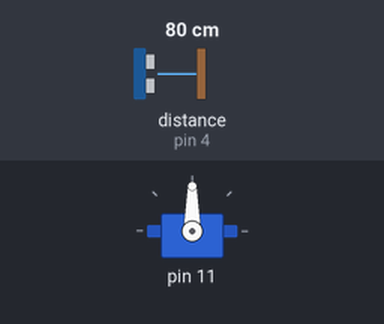
This program was run on a simulated Arduino Uno, built with avr-gcc and run on an emulated ATmega328P. Parts: servo. Wiring (inferred from the names in the program): ultrasonic range finder: trigger pin 3; echo pin 4. The test bench sets the inputs (shaded band); at power-on: distance to the obstacle (sensor on pin 4) 80 cm. The echo pulse lasts 58.3 µs per cm.

Above: at 1.6 s.
1.7 s: distance to the obstacle (sensor on pin 4) set to 29 cm
3.2 s: distance to the obstacle (sensor on pin 4) set to 23 cm
At 3.8 s:
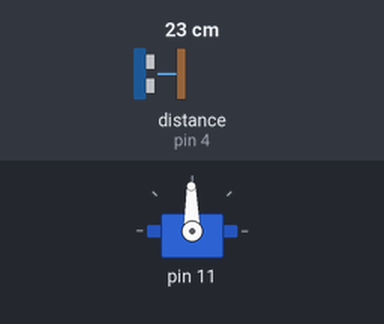
6.2 s: distance to the obstacle (sensor on pin 4) set to 9 cm
9.2 s: distance to the obstacle (sensor on pin 4) set to 35 cm
At 9.7 s:
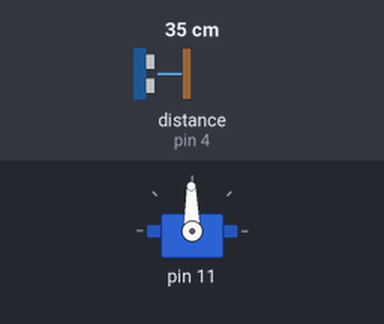
10.7 s: distance to the obstacle (sensor on pin 4) set to 2 cm
At 11.2 s:
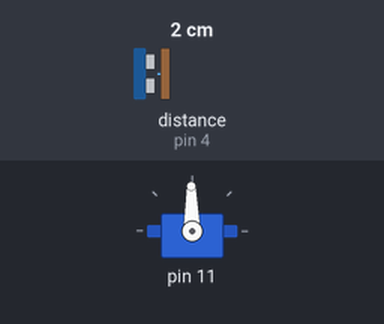
Timing chart, 0 to 14.7 s (numbered marks = the images above; inputs shaded):
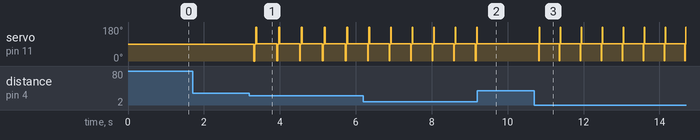

The program:

main.cpp
```cpp
#include <Arduino.h>
#include "Ultrassonico.h"
#include "Carro.h"
#include "MeuServo.h"
#include "Rastreador.h"

#define MOTOR_A_EN 5
#define MOTOR_A_1 6
#define MOTOR_A_2 7

#define MOTOR_B_1 8
#define MOTOR_B_2 9
#define MOTOR_B_EN 10

#define SERVO_ULTRASSOM 11
#define ECHO 4
#define TRIGGER 3

#define SERVO_NORTE_SUL 12
#define SERVO_LESTE_OESTE 13

#define LDR_SUPERIOR_E A1
#define LDR_SUPERIOR_D A2
#define LDR_INFERIOR_E A3
#define LDR_INFERIO_D A4

#define MAX_DISTANCIA 25
#define VELOCIDADE 140
#define GIRAR_90 1400
#define GIRAR_45 700

Motor motorA(MOTOR_A_1, MOTOR_A_2, MOTOR_A_EN);
Motor motorB(MOTOR_B_1, MOTOR_B_2, MOTOR_B_EN);

Carro carro;

Ultrassonico sensorUltrassom(TRIGGER, ECHO, SERVO_ULTRASSOM);

void iniciar()
{
  carro.begin();
  sensorUltrassom.begin();

  delay(100);
}

void setup()
{
  iniciar();

  delay(300);
}

void loop()
{
  while(!sensorUltrassom.checarObjeto(MAX_DISTANCIA)) {
    carro.moverFrente(VELOCIDADE);
    // delay(200);
  }
  carro.parar();
  delay(100);
  switch (sensorUltrassom.checarArea(MAX_DISTANCIA)) {
  case 1: /* 1 grau */
    carro.girarDireita(1400);
    delay(400);
    break;
  case 2: /* 90 graus */
    carro.moverFrente(VELOCIDADE);
    delay(400);
    break;
  case 3: /* 180 graus */
    carro.girarEsquerda(1400);
    delay(400);
    break;
  default: /* dar uma volta */
    carro.moverTras(VELOCIDADE);
    delay(400);
    break;
  }
}
```

Measured:
- after the input at 1.7 s, every drawn part: stays the same
- after the input at 3.2 s, servo on pin 11: 90° → 0° after 0.12 s, then repeats every 0.60 s: 89° 0.03 s, 179° 0.03 s, 91° 0.53 s, 2° 0.03 s
- after the input at 9.2 s, servo on pin 11: goes on until 9.2 s, then stays 91°
- after the input at 10.7 s, servo on pin 11: 91° → 2° after 0.11 s, then repeats every 0.55 s: 89° 0.01 s, 179° 0.01 s, 91° 0.51 s, 2° 0.01 s
